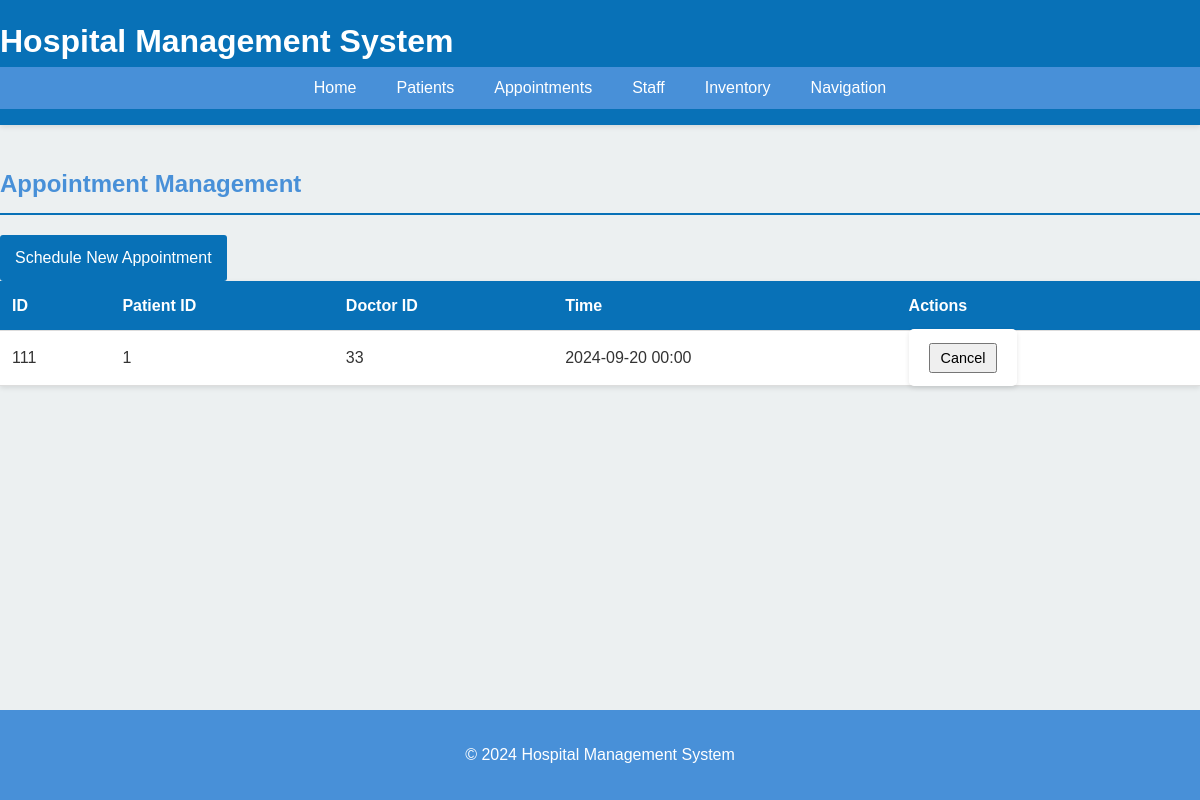
The app's page /appointments with its own data.
### app.py (models this page shows)
class Appointment(db.Model):
    id = db.Column(db.String(10), primary_key=True)
    patient_id = db.Column(db.String(10), db.ForeignKey('patient.id'), nullable=False)
    doctor_id = db.Column(db.String(10), db.ForeignKey('staff.id'), nullable=False)
    time = db.Column(db.DateTime, nullable=False)

### app.py (the view)
@app.route('/appointments')
def appointments():
    all_appointments = hms.get_appointments()
    return render_template('appointments.html', appointments=all_appointments)

### app.py (called while the page is built)
    def get_appointments(self):
        return Appointment.query.order_by(Appointment.time).all()

### templates/appointments.html (shortened to what this page needs)
{% extends "base.html" %}
{% block content %}
<h2>Appointment Management</h2>
<div class="appointment-actions">
    <a href="{{ url_for('schedule_appointment') }}" class="btn">Schedule New Appointment</a>
</div>
<table class="appointment-table">
    <thead>
        <tr>
            <th>ID</th>
            <th>Patient ID</th>
            <th>Doctor ID</th>
            <th>Time</th>
            <th>Actions</th>
        </tr>
    </thead>
    <tbody>
        {% for appointment in appointments %}
        <tr>
            <td>{{ appointment.id }}</td>
            <td>{{ appointment.patient_id }}</td>
            <td>{{ appointment.doctor_id }}</td>
            <td>{{ appointment.time.strftime('%Y-%m-%d %H:%M') }}</td>
            <td>
                <form action="{{ url_for('cancel_appointment', appointment_id=appointment.id) }}" method="POST" style="display: inline;">
                    <button type="submit" class="btn-small btn-danger" onclick="return confirm('Are you sure you want to cancel this appointment?')">Cancel</button>
                </form>
            </td>
        </tr>
        {% endfor %}
    </tbody>
</table>
{% endblock %}

### static/style.css (style rules this page uses)
:root { --primary-color: #0871b7; --secondary-color: #4890d8; --background-color: #ecf0f1; --text-color: #333; --link-color: #2980b9; --success-color: #2ecc71; --error-color: #e74c3c; }
body { font-family: 'Arial', sans-serif; line-height: 1.6; color: var(--text-color); background-color: var(--background-color); margin: 0; padding: 0; }
h2 { color: var(--secondary-color); border-bottom: 2px solid var(--primary-color); padding-bottom: 10px; margin-bottom: 20px; }
form { background-color: white; padding: 20px; border-radius: 5px; box-shadow: 0 2px 5px rgba(0,0,0,0.1); }
.btn, input[type="submit"] { display: inline-block; background-color: var(--primary-color); color: white; padding: 10px 15px; text-decoration: none; border-radius: 3px; border: none; cursor: pointer; transition: background-color 0.3s; }
.btn-small { padding: 5px 10px; font-size: 0.9rem; }
table { width: 100%; border-collapse: collapse; margin-bottom: 20px; background-color: white; box-shadow: 0 2px 5px rgba(0,0,0,0.1); }
th, td { padding: 12px; text-align: left; border-bottom: 1px solid #ddd; }
th { background-color: var(--primary-color); color: white; }

### records on screen
Appointment: id "111", patient_id "1", doctor_id "33", time "2024-09-20 00:00"
